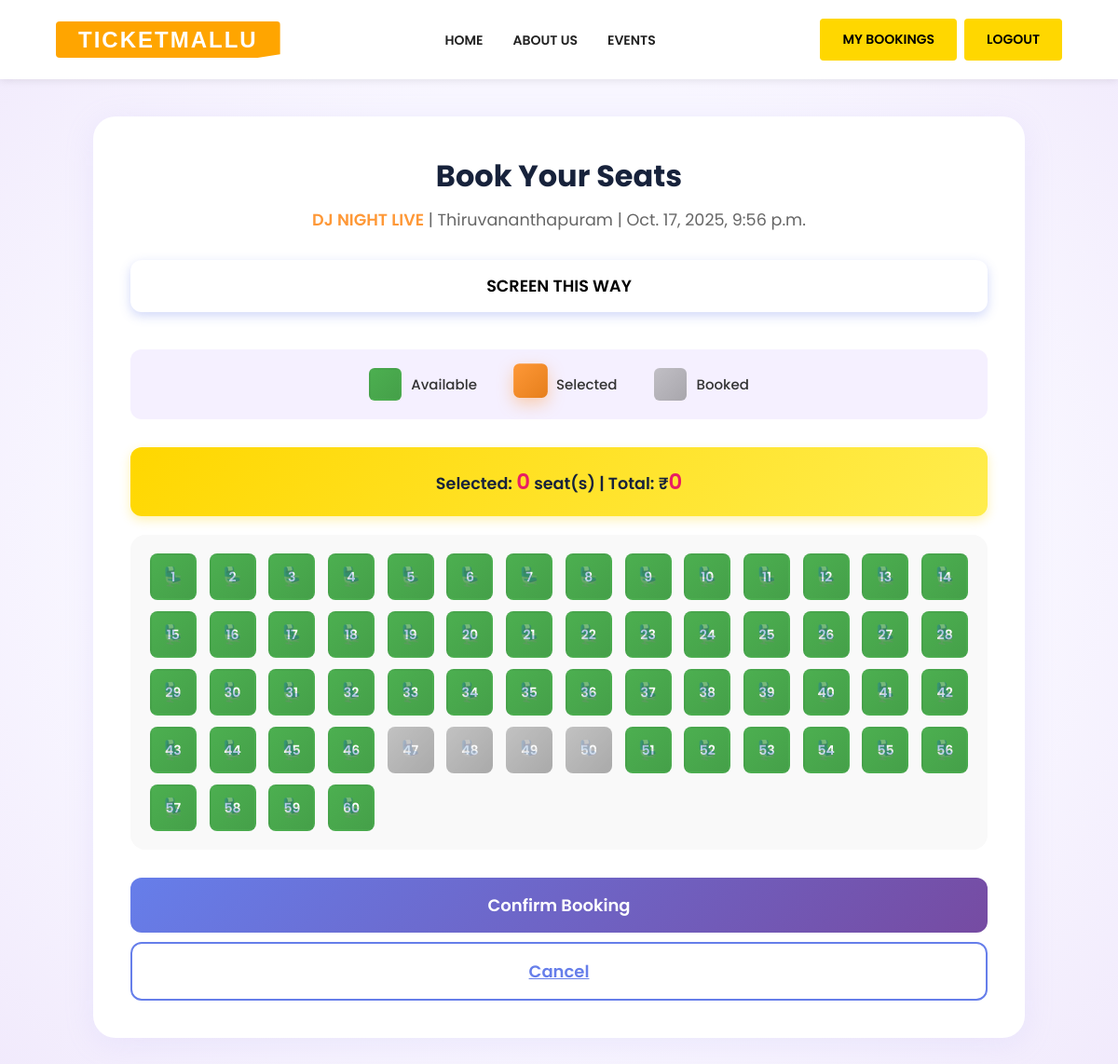
The app's page /booking/seat-selector/20/ (signed in), older data.
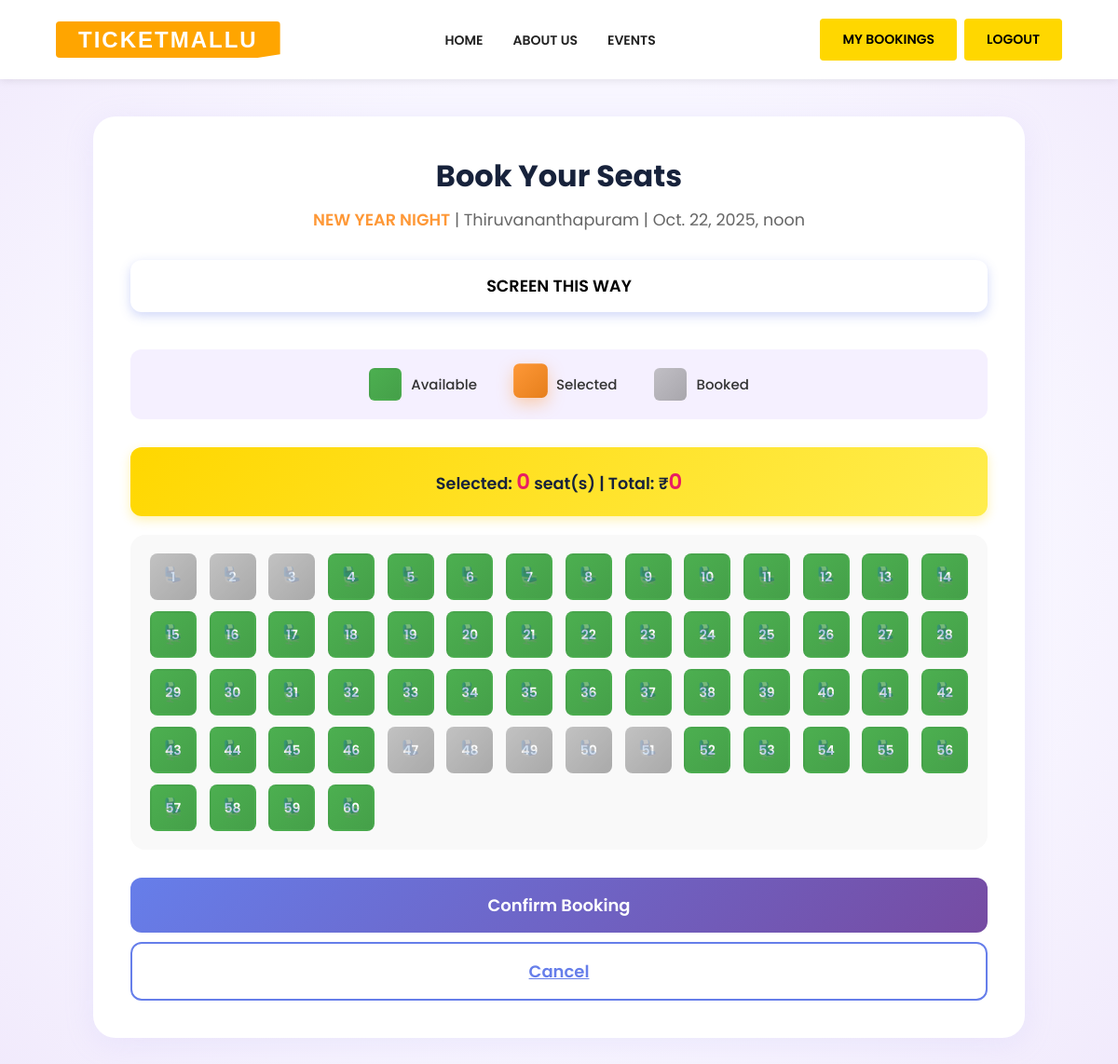
The same page, newer data.
### myapp/models.py (models this page shows, shortened)
class Event(models.Model):
    CATEGORY_CHOICES = [
        ('music', 'Arts and Music'),
        ('industrial', 'Industrial Engineering'),
        ('health', 'Health & Wellness'),
        ('education', 'Education & Training'),
        ('travel', 'Travel & Tourism'),
        ('sports', 'Sports & Travel'),
    ]
    title = models.CharField(max_length=255)
    date = models.DateTimeField()
    location = models.CharField(max_length=255)
    total_seats = models.PositiveIntegerField()
    available_seats = models.PositiveIntegerField()
    price = models.DecimalField(max_digits=10, decimal_places=2, default=0)
    category = models.CharField(max_length=50, choices=CATEGORY_CHOICES, default='music')  # ✅ ADD THIS
    image = models.ImageField(upload_to='event_images/', blank=True, null=True)

### booking/views.py (the view, shortened to what this page needs)
# urls.py: path('seat-selector/<int:event_id>/', views.SeatSelectorView.as_view(), name='seat-selector'),
class SeatSelectorView(LoginRequiredMixin, APIView):
    login_url = '/login/'
    renderer_classes = [TemplateHTMLRenderer]
    template_name = 'seat_selector.html'
    def get(self, request, event_id):
        event = get_object_or_404(Event, id=event_id)
        booked_seats = Seat.objects.filter(booking__event=event).values_list('seat_number', flat=True)
        seats = list(range(1, event.total_seats + 1))
        return Response({'event': event, 'seats': seats, 'booked_seats': booked_seats})

### booking/templates/seat_selector.html (shortened to what this page needs)
{% load static %}
<!DOCTYPE html>
<html lang="en">
<head>
</head>
<body>
    <header>
        <nav>
            <div style="display:flex;align-items:center;gap:12px;">
                <span class="logo" style="font-family:sans-serif;font-weight:900;font-size:24px;letter-spacing:2px;line-height:0.8;text-transform:uppercase;color:#fff;background:linear-gradient(90deg,orange,orange);padding:10px 24px;clip-path:polygon(0 0,100% 0,100% 90%,90% 100%,0 100%);">TicketMallu</span>
            </div>
            <div class="nav-menu" id="navMenu">
                <ul>
                    <li><a href="{% url 'event-list' %}">HOME</a></li>
                    <li><a href="{% url 'event-list' %}#about-us">ABOUT US</a></li>
                    <li><a href="{% url 'event-list' %}#events">EVENTS</a></li>
                </ul>
            </div>
            <div class="nav-actions" id="navActions">
                {% if user.is_authenticated %}
                    {% if not user.is_superuser %}
                        <a href="{% url 'booking-list' %}" class="cta-btn">MY BOOKINGS</a>
                    {% endif %}
                    <a href="{% url 'logout' %}" class="cta-btn">LOGOUT</a>
                {% else %}
                    <a href="{% url 'login' %}" class="cta-btn">LOGIN</a>
                {% endif %}
            </div>
        </nav>
    </header>
    <div class="container">
        <h1>Book Your Seats</h1>
        <div class="event-info">
            <strong>{{ event.title }}</strong> | {{ event.location }} | {{ event.date }}
        </div>
        <div class="screen">
             SCREEN THIS WAY
        </div>
        <div class="legend">
            <div><span class="available"></span> Available</div>
            <div><span class="selected"></span> Selected</div>
            <div><span class="booked"></span> Booked</div>
        </div>
        <div class="selection-summary" id="summary">
            Selected: <span id="count">0</span> seat(s) | Total: ₹<span id="total">0</span>
        </div>
        <form method="post" id="seatForm">
            <div class="seat-grid">
                {% for seat in seats %}
                    {% if seat in booked_seats %}
                        <div class="seat booked" title="Already Booked">{{ seat }}</div>
                    {% else %}
                        <label class="seat available" title="Click to select">
                            {{ seat }}
                        </label>
                    {% endif %}
                {% endfor %}
            </div>
            <button type="submit" class="btn">Confirm Booking</button>
            <a href="{% url 'event-list' %}" class="btn btn-secondary" style="margin-top: 10px; display: inline-block;">Cancel</a>
        </form>
    </div>
</body>
</html>

Row changes from the older to the newer data that the page shows:
changed Event "Thiruvananthapuram": title "DJ NIGHT LIVE" → "NEW YEAR NIGHT"; date "Oct. 17, 2025, 9:56 p.m." → "Oct. 22, 2025, noon"
Text that changed along with them:
list line gone: "1"
new list line: "1"
list line gone: "2"
new list line: "2"
list line gone: "3"
new list line: "3"
list line gone: "51"
new list line: "51"
